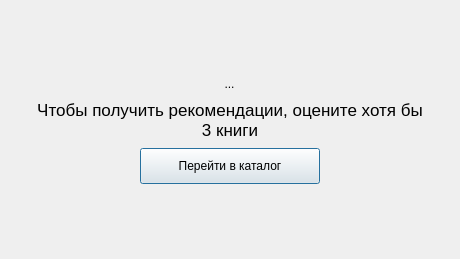
              <widget class="QWidget" name="pageEmpty">
               <property name="sizePolicy">
                <sizepolicy hsizetype="Expanding" vsizetype="Expanding">
                 <horstretch>0</horstretch>
                 <verstretch>0</verstretch>
                </sizepolicy>
               </property>
               <layout class="QVBoxLayout" name="verticalLayout_16">
                <item>
                 <layout class="QVBoxLayout" name="emptyVBox" stretch="0,0,1,1,0">
                  <property name="spacing">
                   <number>8</number>
                  </property>
                  <property name="leftMargin">
                   <number>24</number>
                  </property>
                  <property name="topMargin">
                   <number>24</number>
                  </property>
                  <property name="rightMargin">
                   <number>24</number>
                  </property>
                  <property name="bottomMargin">
                   <number>24</number>
                  </property>
                  <item>
                   <spacer name="spacerTop">
                    <property name="orientation">
                     <enum>Qt::Vertical</enum>
                    </property>
                    <property name="sizeHint" stdset="0">
                     <size>
                      <width>20</width>
                      <height>40</height>
                     </size>
                    </property>
                   </spacer>
                  </item>
                  <item alignment="Qt::AlignHCenter">
                   <widget class="QToolButton" name="icoEmpty">
                    <property name="enabled">
                     <bool>true</bool>
                    </property>
                    <property name="focusPolicy">
                     <enum>Qt::NoFocus</enum>
                    </property>
                    <property name="styleSheet">
                     <string notr="true">QToolButton#icoEmpty {
    border: none;
    background: transparent;
}
QToolButton#icoEmpty:hover,
QToolButton#icoEmpty:pressed,
QToolButton#icoEmpty:focus {
    background: transparent;
}
</string>
                    </property>
                    <property name="text">
                     <string>...</string>
                    </property>
                    <property name="icon">
                     <iconset>
                      <normaloff>:/icons/icons/star.svg</normaloff>:/icons/icons/star.svg</iconset>
                    </property>
                    <property name="iconSize">
                     <size>
                      <width>96</width>
                      <height>96</height>
                     </size>
                    </property>
                    <property name="checkable">
                     <bool>false</bool>
                    </property>
                    <property name="autoRaise">
                     <bool>true</bool>
                    </property>
                   </widget>
                  </item>
                  <item alignment="Qt::AlignHCenter">
                   <widget class="QLabel" name="lblEmpty">
                    <property name="sizePolicy">
                     <sizepolicy hsizetype="Preferred" vsizetype="Fixed">
                      <horstretch>0</horstretch>
                      <verstretch>0</verstretch>
                     </sizepolicy>
                    </property>
                    <property name="minimumSize">
                     <size>
                      <width>390</width>
                      <height>0</height>
                     </size>
                    </property>
                    <property name="maximumSize">
                     <size>
                      <width>440</width>
                      <height>16777215</height>
                     </size>
                    </property>
                    <property name="font">
                     <font>
                      <pointsize>13</pointsize>
                     </font>
                    </property>
                    <property name="accessibleName">
                     <string>Подсказка пустого состояния</string>
                    </property>
                    <property name="styleSheet">
                     <string notr="true"/>
                    </property>
                    <property name="text">
                     <string>Чтобы получить рекомендации, оцените хотя бы 3 книги</string>
                    </property>
                    <property name="alignment">
                     <set>Qt::AlignCenter</set>
                    </property>
                    <property name="wordWrap">
                     <bool>true</bool>
                    </property>
                   </widget>
                  </item>
                  <item alignment="Qt::AlignHCenter">
                   <widget class="QPushButton" name="btnGoCatalog">
                    <property name="sizePolicy">
                     <sizepolicy hsizetype="Fixed" vsizetype="Fixed">
                      <horstretch>0</horstretch>
                      <verstretch>0</verstretch>
                     </sizepolicy>
                    </property>
                    <property name="minimumSize">
                     <size>
                      <width>180</width>
                      <height>36</height>
                     </size>
                    </property>
                    <property name="toolTip">
                     <string>Открыть список книг для выставления оценок</string>
                    </property>
                    <property name="accessibleName">
                     <string>Кнопка перехода к каталогу</string>
                    </property>
                    <property name="text">
                     <string>Перейти в каталог</string>
                    </property>
                    <property name="icon">
                     <iconset>
                      <normaloff>:/icons/icons/cataloge.svg</normaloff>:/icons/icons/cataloge.svg</iconset>
                    </property>
                    <property name="default">
                     <bool>true</bool>
                    </property>
                   </widget>
                  </item>
                  <item>
                   <spacer name="spacerBottom">
                    <property name="orientation">
                     <enum>Qt::Vertical</enum>
                    </property>
                    <property name="sizeHint" stdset="0">
                     <size>
                      <width>20</width>
                      <height>40</height>
                     </size>
                    </property>
                   </spacer>
                  </item>
                 </layout>
                </item>
               </layout>
              </widget>
